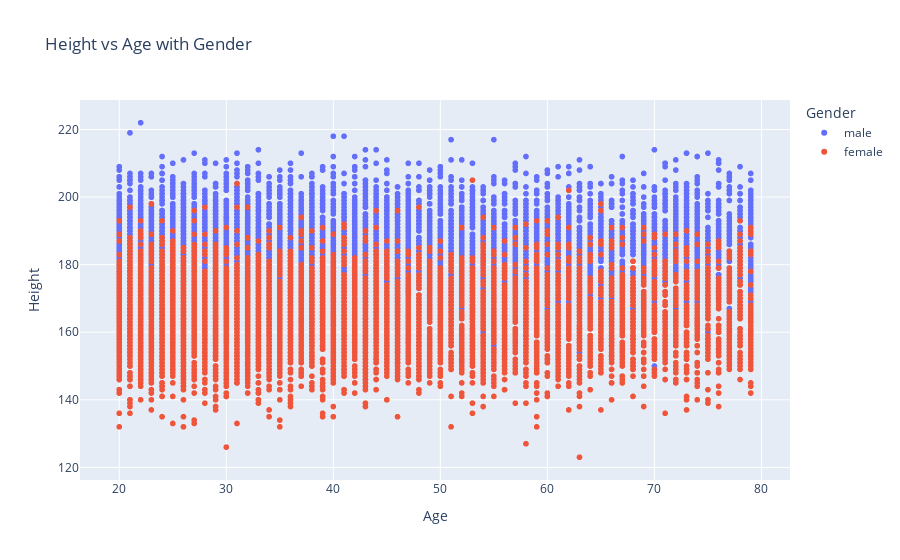

The notebook cell this image was saved under:
### Code cell
fig = px.scatter(df, x='Age', y='Height', color='Gender', title='Height vs Age with Gender', labels={'Age': 'Age', 'Height': 'Height'})
fig.show()

### Figure 1 — Plotly figure (JSON) as saved in the notebook; plotly's stock layout.template omitted (floating-point values rounded to 4 significant figures; data arrays with more than 128 entries replaced by an {"elided": "..."} marker saying what was removed)
{"data": [{"hovertemplate": "Gender=male<br>Age=%{x}<br>Height=%{y}<extra></extra>", "legendgroup": "male", "marker": {"color": "#636efa", "symbol": "circle"}, "mode": "markers", "name": "male", "showlegend": true, "type": "scattergl", "x": {"elided": "7447 int values"}, "xaxis": "x", "y": {"elided": "7447 int values"}, "yaxis": "y"}, {"hovertemplate": "Gender=female<br>Age=%{x}<br>Height=%{y}<extra></extra>", "legendgroup": "female", "marker": {"color": "#EF553B", "symbol": "circle"}, "mode": "markers", "name": "female", "showlegend": true, "type": "scattergl", "x": {"elided": "7553 int values"}, "xaxis": "x", "y": {"elided": "7553 int values"}, "yaxis": "y"}], "layout": {"legend": {"title": {"text": "Gender"}, "tracegroupgap": 0}, "title": {"text": "Height vs Age with Gender"}, "xaxis": {"anchor": "y", "domain": [0, 1], "title": {"text": "Age"}}, "yaxis": {"anchor": "x", "domain": [0, 1], "title": {"text": "Height"}}}}
